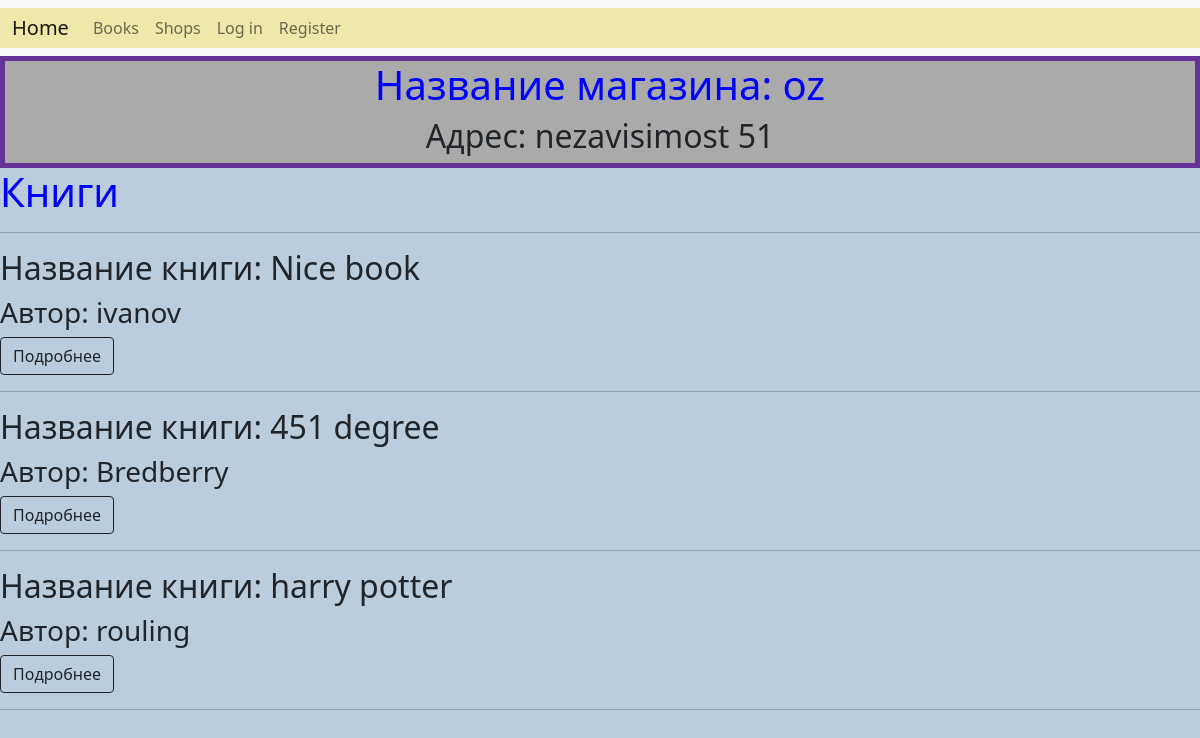
Before: /shop/1/ with the older database file.
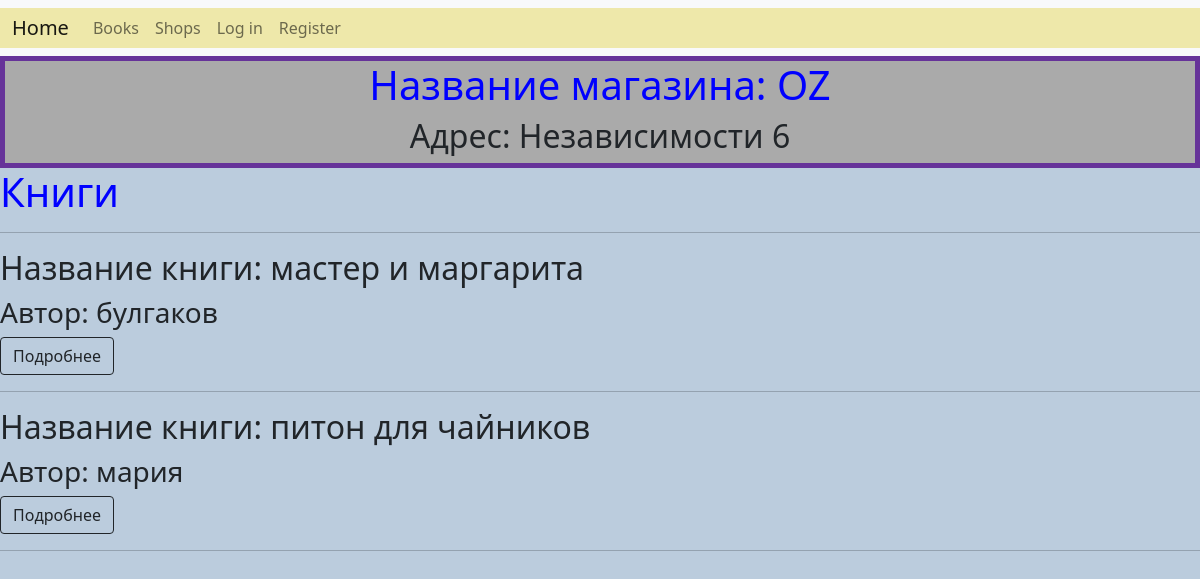
After: the same page with the newer database file.
### books/models.py (models this page shows, shortened)
class Shop(models.Model):
    name = models.CharField(max_length=256)
    address = models.CharField(max_length=255, null=True, blank=True)
    books = models.ManyToManyField(Book)
    start_date = models.DateTimeField(null=True, blank=True)
    rating = models.IntegerField(default=5)

class Book(models.Model):
    name = models.CharField(max_length=255)
    author = models.CharField(max_length=255, null=True, blank=True)
    price = models.IntegerField()
    pages = models.IntegerField(default=1000)

### books/views.py (the view)
# urls.py: path("shop/<int:shop_id>/", views.shop, name="shop"),
def shop(request, shop_id):
    shop = get_object_or_404(models.Shop, id=shop_id)
    books = models.Book.objects.filter(shop=shop)
    context = {"shop": shop, "books": books}
    return render(request, "shop.html", context)

### books/templates/shop.html (shortened to what this page needs)
{% extends "base.html" %}
{% block content %}
    <div class="shop-info">
        <h1>Название магазина: {{ shop.name }}</h1>
        <h2>Адрес: {{ shop.address }}</h2>
    </div>
    <h1>Книги</h1>
    <hr/>
    {% for book in books %}
        <h2>Название книги: {{ book.name }}</h2>
        <h3>Автор: {{ book.author }}</h3>
        <a class="btn btn-outline-dark" href="{% url 'book' book_id=book.pk %}">Подробнее</a>
        <hr/>
    {% endfor %}
{% endblock %}

Changed rows visible on the page:
removed Book: name "Nice book", author "ivanov"
removed Book: name "451 degree", author "Bredberry"
no longer on this page (row edited): Book: name "harry potter", author "rouling"
changed Shop: name "oz" → "OZ"; address "nezavisimost 51" → "Независимости 6"
added Book: name "мастер и маргарита", author "булгаков"
added Book: name "питон для чайников", author "мария"
